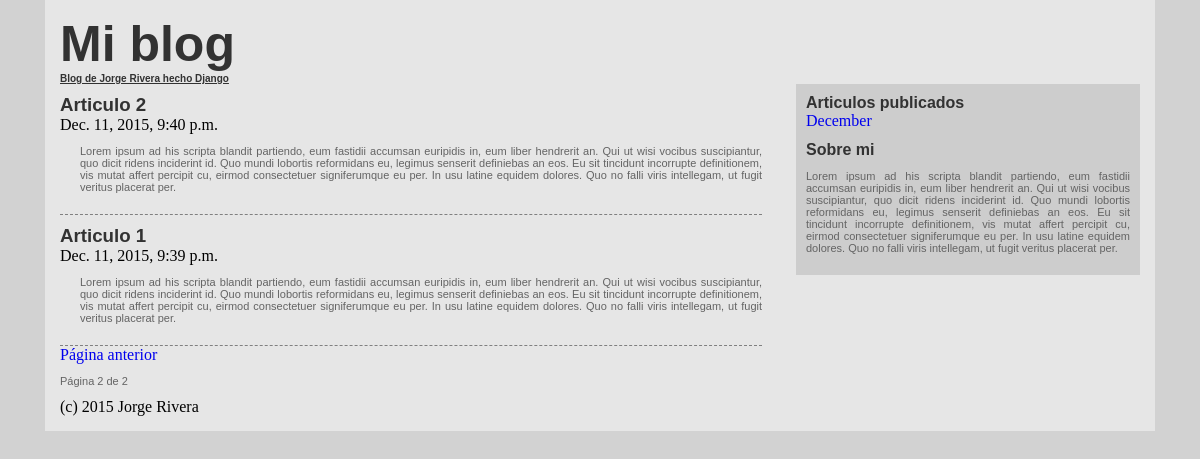
Before: /main?page=2 with the older database file.
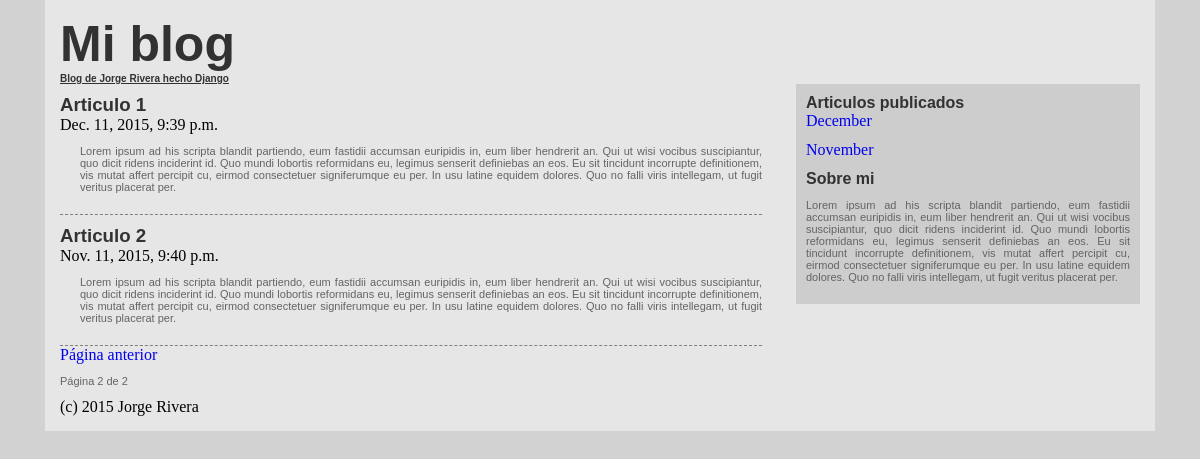
After: the same page with the newer database file.
### blog/models.py (models this page shows, shortened)
class Entrada(models.Model):
    titulo = models.CharField(max_length=100)
    contenido = models.TextField()
    fecha = models.DateTimeField(auto_now_add=True)

### blog/views.py (the view)
# urls.py: url(r'main', views.main, name='main'),
def main(request):
    entrada = Entrada.objects.all().order_by("-fecha")
    paginator = Paginator(entrada,3)
    diccionario = {
            'articulos': entrada,
            'usuario': request.user.id,
            'months': mkmonth_lst(),
            'entrada_list': ''
            }
    try: pagina = int(request.GET.get("page", "1"))
    except ValueError: pagina = 1
    try:
        diccionario['articulos'] = paginator.page(pagina)
    except (InvalidPage, EmptyPage):
        diccionario['articulos'] = paginator.page(paginator.num_pages)
    return render_to_response("listado.html", diccionario)

### blog/views.py (called while the page is built)
def mkmonth_lst():
    if not Entrada.objects.count(): return[]
    year, month = time.localtime()[:2]
    first = Entrada.objects.order_by('fecha')[0]
    fyear = first.fecha.year
    fmonth = first.fecha.month
    months = []
    for y in range(year, fyear-1, -1):
        star,end = 12, 0
        if y == year:
            star = month
        if y == fyear:
            end = fmonth-1
        for m in range(star,end, -1):
            months.append((y, m, month_name[m]))
    return months

### blog/templates/listado.html (shortened to what this page needs)
{% extends "estructura.html" %}
{% block contenido %}
    {% for entrada in articulos.object_list %}
    <article>
            <a href="{% url 'blog.views.entrada' entrada.pk %}"><h3>{{ entrada.titulo }}</h3></a>
            <time>{{ entrada.fecha }}</time>
            <p>{{ entrada.contenido }}</p>
    </article>
    {% endfor %}
    {% if articulos.has_previous %}
        <a href="?page={{ articulos.previous_page_number }}">Página anterior</a>
    {%  endif %}
        <p> Página {{ articulos.number }} de {{ articulos.paginator.num_pages }} </p>
{% endblock contenido %}

### blog/templates/estructura.html (shortened to what this page needs)
<!DOCTYPE html>
<html lang="en">
<head>
</head>
<body>
    <div id="contenedor">
        <header>
            <a href="http://127.0.0.1:8000/main"><h1>Mi blog</h1></a>
            <h2>Blog de Jorge Rivera hecho Django</h2>
            <section>
            <div id="articulos">
                  {% block contenido %}{% endblock contenido %}
            </div>
            <aside>
                  <h4>Articulos publicados</h4>
                  {% for month in months %}
                  <a href="{% url 'blog.views.month' month.0 month.1 %}">{{ month.2 }} <p></a></p>
                  {% endfor %}
                  <h4>Sobre mi</h4>
                  <p>Lorem ipsum ad his scripta blandit partiendo, eum fastidii accumsan euripidis in, eum liber hendrerit an. Qui ut wisi vocibus suscipiantur, quo dicit ridens inciderint id. Quo mundi lobortis reformidans eu, legimus senserit definiebas an eos. Eu sit tincidunt incorrupte definitionem, vis mutat affert percipit cu, eirmod consectetuer signiferumque eu per. In usu latine equidem dolores. Quo no falli viris intellegam, ut fugit veritus placerat per.</p>
            </aside>
             </section>
            <footer>
                (c) 2015 Jorge Rivera
            </footer>
        </header>
    </div>
</body>
</html>

### blog/templates/estructura.html (style rules this page uses)
body { margin:0px; padding: 0px; background-color: rgb(210,210,210); }
#contenedor { width: 90%; margin: auto; background: rgb(230,230,230); box-shadow: 0px 10px 15px rgba(0,0,0,0,1); padding: 15px; }
p { text-align: justify; font-family: sans-serif; font-size: 11px; color:rgb(100,100,100); }
h1,h2,h3,h4 { margin: 0px; padding: 0px; color: rgb(50,50,50); font-family: sans-serif; }
article p { padding-left: 20px; }
article { border-bottom: 1px dashed grey; padding-top: 10px; padding-bottom: 10px }
h1 { font-size: 50px; }
header a { text-decoration: none; }
h2 { font-size: 10px; text-decoration: underline; }
#articulos { width: 65%; float: left; }
aside { width: 30%; float: right; background: rgb(205,205,205); padding: 10px; height: 100%; }

Changed rows visible on the page:
shown differently, row unchanged: Entrada "Articulo 1": moves up the list
changed Entrada "Articulo 2": fecha "Dec. 11, 2015, 9:40 p.m." → "Nov. 11, 2015, 9:40 p.m."
Other visible differences:
new list line: "November"
